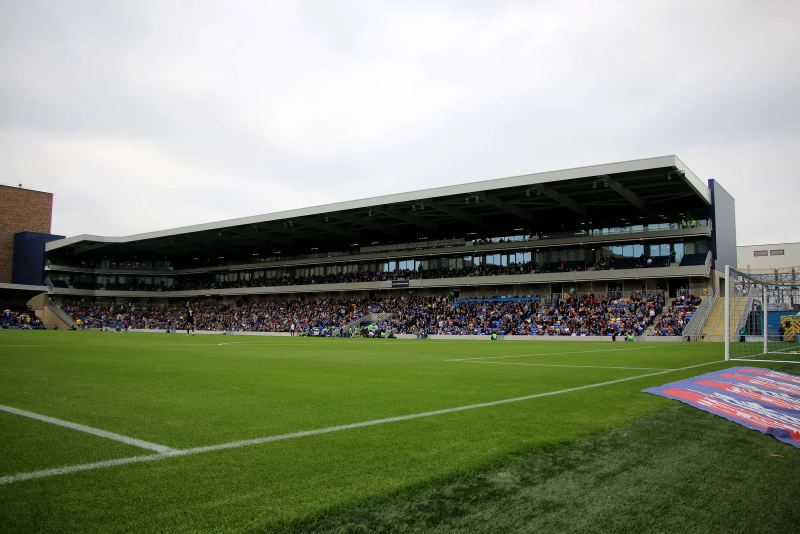
#> input picture assets/img/afc-wimbledon-stadium-hero-1600.webp, 1600 x 1067 px, given in place of w-2400.png, which was not available (shown at 1/2 size)
$ python masks.py 5 5 5 ../../assets/img/afc-wimbledon-stadium-hero-1600.webp
#> lines starting #> are read from the running program, lines starting #| are printed output that depends on the picture
"""Transition masks, white = incoming shot. masks.py <W> <H> <fps> <outdir>
slant_<n>: a diagonal edge at the W's stroke angle sweeping left to right (0.6 s)
wrev_<n>:  the incoming still appears inside a growing W, holds, then opens to full frame (1.2 s)"""
import sys, os, math
from PIL import Image, ImageDraw, ImageFilter
W,H,FPS,OUT=int(sys.argv[1]),int(sys.argv[2]),int(sys.argv[3]),sys.argv[4]
os.makedirs(OUT,exist_ok=True)
ease=lambda t: t*t*(3-2*t)
# slant wipe: stroke slope from the logo (dx -21, dy 32.7) -> edge leans right as it rises
SL=21/32.7
n=round(0.6*FPS)
os.makedirs(f'{OUT}/slant',exist_ok=True)
for i in range(n):
  p=ease((i+1)/(n+1)); span=W+H*SL+40
  x=-H*SL-20+p*span
  im=Image.new('L',(W,H),0); d=ImageDraw.Draw(im)
  d.polygon([(0,0),(x+H*SL,0),(x,H),(0,H)],fill=255)
  im.filter(ImageFilter.GaussianBlur(max(1,W/640))).save(f'{OUT}/slant/{i:03d}.png')
# W reveal
Wsrc=Image.open('/home/claude/vid/work/w-2400.png').convert('L')
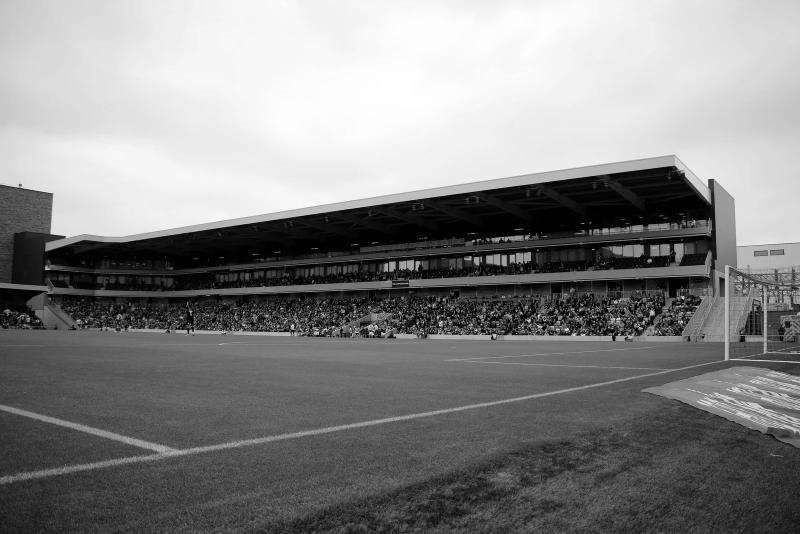
#> Wsrc: PIL image 1600x1067 L (shown at 1/2 size); min 0, max 255, mean 134
n=round(1.2*FPS)
os.makedirs(f'{OUT}/wrev',exist_ok=True)
for i in range(n):
  t=(i+1)/(n+1)
  grow=ease(min(1,t/0.55)); s=0.25+0.55*grow          # W height as share of frame height
  fill=ease(max(0,(t-0.62)/0.38))                     # then the whole frame fades in
  base=min(H, W*0.92*Wsrc.height/Wsrc.width)            # fit the W to the frame's narrower side (phones)
  hgt=int(base*s/0.8); wid=int(hgt*Wsrc.width/Wsrc.height)
  wm=Wsrc.resize((max(1,wid),max(1,hgt)),Image.LANCZOS)
  im=Image.new('L',(W,H),0); im.paste(wm,((W-wid)//2,(H-hgt)//2))
  if fill>0: im=Image.blend(im,Image.new('L',(W,H),255),fill)
  im.save(f'{OUT}/wrev/{i:03d}.png')
print('masks ok',W,H)

$ run again, on assets/img/amex-poppies-800.webp
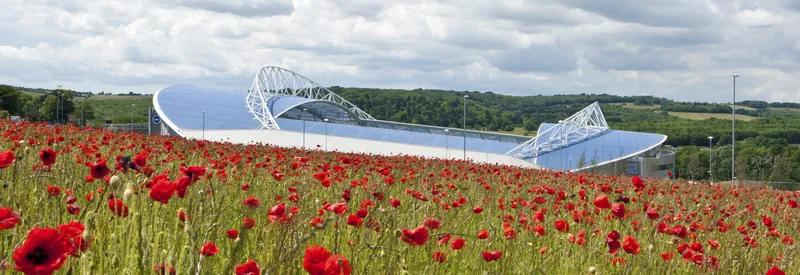
#> input picture assets/img/amex-poppies-800.webp, 800 x 275 px, given in place of w-2400.png, which was not available
#> `Wsrc=Image.open('/home/claude/vid/work/w-2400.png').convert('L')`:
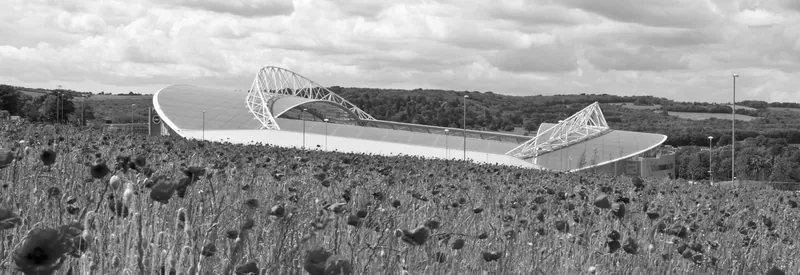
#> Wsrc: PIL image 800x275 L; min 0, max 255, mean 145.3
